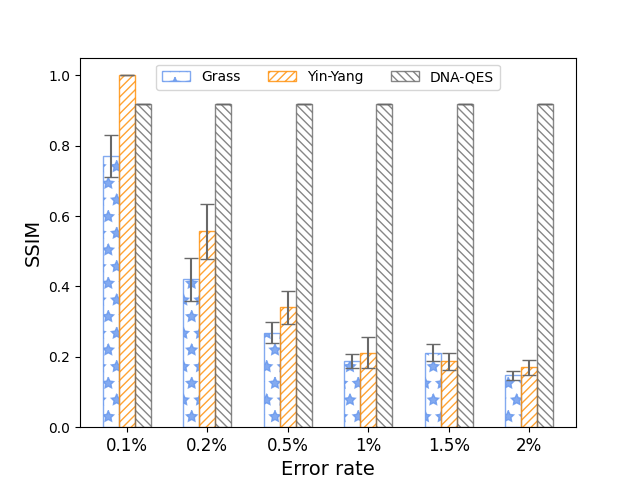

Generate this figure with Python:

import numpy as np
import matplotlib.pyplot as plt

Grass = (0.771, 0.42, 0.269, 0.188, 0.211, 0.147)
Grass_errbar = (0.060, 0.062, 0.030, 0.019, 0.024, 0.013)

YinYang = (1, 0.556, 0.341, 0.212, 0.187, 0.17)
YinYang_errbar = (0, 0.077, 0.047, 0.043, 0.024, 0.021)

LC = (0.917, 0.917, 0.917, 0.917, 0.917, 0.917)
LC_errbar = (0, 0, 0, 0, 0, 0)
index = np.arange(len(Grass))
width = 0.2
cities = ('0.1%', '0.2%', '0.5%', '1%', '1.5%', '2%')

bar_Grass = plt.bar(index, Grass, width, color='none', alpha=0.8 ,edgecolor='cornflowerblue'
                    ,linestyle='-',linewidth=1,hatch='*', yerr=Grass_errbar, error_kw = {'ecolor' : 'dimgrey', 'capsize':5,'elinewidth':1.5})
bar_YinYang = plt.bar(index + width, YinYang, width, color='none', alpha=0.8, edgecolor=['darkorange'],
                      linestyle='-', linewidth=1,hatch='////', yerr=YinYang_errbar, error_kw={'ecolor': 'dimgrey', 'capsize':5,'elinewidth':1.5})
bar_LC = plt.bar(index + width + width, LC, width, color='none', alpha=0.8, edgecolor='dimgrey',
                 linestyle='-',linewidth=1, hatch='\\\\\\\\', yerr=LC_errbar, error_kw={'ecolor': 'dimgrey', 'capsize':5,'elinewidth':1.5})

# plt.xlabel('Error rate', fontproperties='Simhei', fontsize=16)
# plt.ylabel('SSIM', fontproperties='Simhei', fontsize=16)
plt.xlabel('Error rate', fontsize=14)
plt.ylabel('SSIM', fontsize=14)
# plt.xticks(index + width, cities, fontproperties='Simhei', fontsize=12)
plt.xticks(index + width, cities, fontsize=12)
# plt.legend([bar_Grass, bar_YinYang, bar_LC], ['Grass', 'YinYang', 'DNA-QLD'], prop='Simhei', loc='upper center',  ncol=3)
plt.legend([bar_Grass, bar_YinYang, bar_LC], ['Grass', 'Yin-Yang', 'DNA-QLC'], loc='upper center',  ncol=3)
# plt.show()
plt.savefig('SSIMBar.png',dpi=100)
plt.close()
